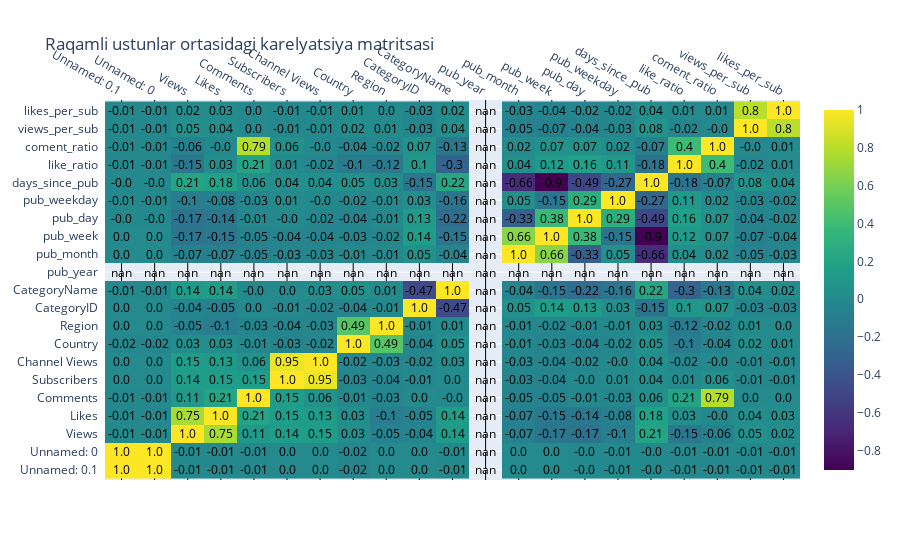

The notebook cell this image was saved under:
### Code cell
import numpy as np 
import plotly.figure_factory as ff

annot_text = np.around(corr_matrix.values, decimals=2).astype(str)

fig = ff.create_annotated_heatmap(
    z = corr_matrix.values,
    x = list(corr_matrix.columns),
    y = list(corr_matrix.index),
    annotation_text= annot_text,
    colorscale="Viridis",
    showscale=True


)

fig.update_layout(title= 'Raqamli ustunlar ortasidagi karelyatsiya matritsasi')
fig.show()
